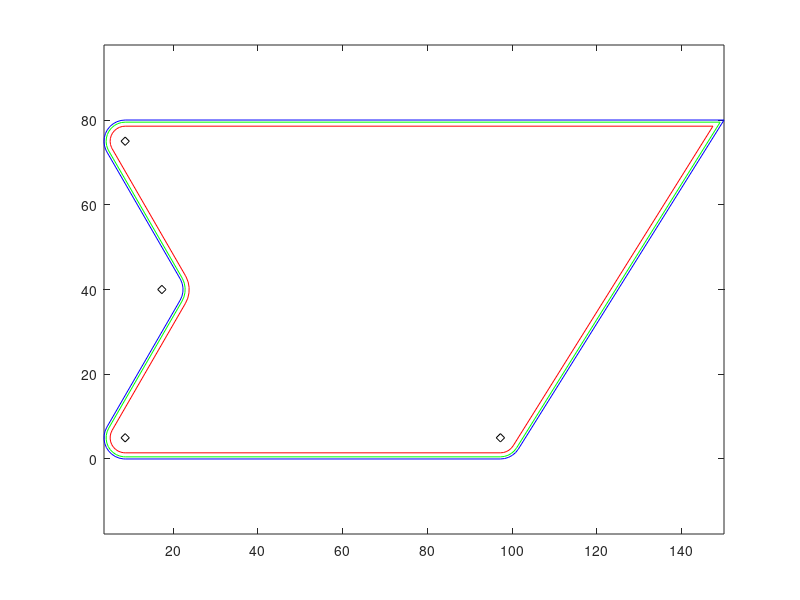

Source code (MATLAB): (Note: this script raises an error after producing the figure.)
clear;
close all;

%we assume an array of N points describing a closed polygon
% points[0] = points[N]
%units in millimeters

%solve for the centers of fillets manually
radius = 5;
f1 =[radius/tand(60/2), radius];
f2 = [(40/tand(60)) - (2*radius*tand(30)), 40];
f3 = [radius/tand(60/2), 80-radius];
f4 = [100 - (radius / tan((pi - atan(8/5))/2)), 5];

temp = [f1; f2; f3; f4];
plot(temp(:,1), temp(:,2), 'kd')
axis('equal')
hold on

%compute the maximum arc step, this is the same for all fillets
miniumum_arc_length = 1;
dtheta = miniumum_arc_length / radius;
%bottom left fillet
start_1 = 5*pi/6;
end_1 = 3*pi/2;
theta_1 = start_1:dtheta:end_1;
if theta_1(end) ~= end_1
    theta_1(end+1) = end_1;
end
%middle left fillet
start_2 = -pi/6;
end_2 = pi/6;
theta_2 = start_2:dtheta:end_2;
if theta_2(end) ~= end_2
    theta_2(end+1) = end_2;
end
%flip theta_2 to be consitant with winding direction
theta_2 = fliplr(theta_2);
%top left fillet
start_3 = pi/2;
end_3 = 7*pi/6;
theta_3 = start_3:dtheta:end_3;
if theta_3(end) ~= end_3
    theta_3(end+1) = end_3;
end
%bottom right fillet
start_4 = 3*pi/2;
end_4 = (3*pi/2) + atan(8/5);
theta_4 = start_4:dtheta:end_4;
if theta_4(end) ~= end_4
    theta_4(end+1) = end_4;
end

points_x(1) = [150];
points_y(1) = [80];

points_x = [points_x (radius*cos(theta_3) + f3(1)) ...
                     (radius*cos(theta_2) + f2(1)) ...
                     (radius*cos(theta_1) + f1(1)) ...
                     (radius*cos(theta_4) + f4(1)), 150];

points_y = [points_y (radius*sin(theta_3) + f3(2)) ...
                     (radius*sin(theta_2) + f2(2)) ...
                     (radius*sin(theta_1) + f1(2)) ...
                     (radius*sin(theta_4) + f4(2)), 80];

plot(points_x, points_y, 'b-')
hold on

%compute the offset for the last corner
deposition_width = 1;
path_offset = deposition_width/2; 

ur_x = 150 - path_offset/tan(atan(8/5)/2);
ur_y = 80 - path_offset;

edge_path_x = [ur_x ((radius- path_offset)*cos(theta_3) + f3(1)) ...
                     ((radius+ path_offset)*cos(theta_2) + f2(1)) ...
                     ((radius - path_offset)*cos(theta_1) + f1(1)) ...
                     ((radius - path_offset)*cos(theta_4) + f4(1)), ur_x];

edge_path_y = [ur_y ((radius- path_offset)*sin(theta_3) + f3(2)) ...
                     ((radius+ path_offset)*sin(theta_2) + f2(2)) ...
                     ((radius- path_offset)*sin(theta_1) + f1(2)) ...
                     ((radius- path_offset)*sin(theta_4) + f4(2)), ur_y];

plot(edge_path_x, edge_path_y, 'g-')
hold on
overlap = 0.95;
bound_offset = deposition_width * overlap + path_offset;
br_x = 150 - bound_offset/tan(atan(8/5)/2);
br_y = 80 - bound_offset;

inner_bound_x = [br_x ((radius- bound_offset)*cos(theta_3) + f3(1)) ...
                     ((radius+ bound_offset)*cos(theta_2) + f2(1)) ...
                     ((radius - bound_offset)*cos(theta_1) + f1(1)) ...
                     ((radius - bound_offset)*cos(theta_4) + f4(1)), br_x];

inner_bound_y = [br_y ((radius- bound_offset)*sin(theta_3) + f3(2)) ...
                     ((radius+ bound_offset)*sin(theta_2) + f2(2)) ...
                     ((radius- bound_offset)*sin(theta_1) + f1(2)) ...
                     ((radius- bound_offset)*sin(theta_4) + f4(2)), br_y];
plot(inner_bound_x, inner_bound_y, 'r')

%now construct rastering parallel to x axis by brute force
start_y = min(inner_bound_y);
%the first fill raster is offset differently from the others to account for geometry
start_y = start_y;
section_criteria = start_y;
end_y = max(inner_bound_y);

while section_criteria < end_y
    %test the segments brute force wise
    iter;
    intersections = [];
    for index = 1:length(inner_bound_x)-1

        if (inner_bound_y(index) < section_criteria) &(inner_bound_y(index+1) > section_criteria)
            intersections(end+1) = index;
        %check the other direction
        elseif (inner_bound_y(index) > section_criteria) & (inner_bound_y(index+1) < section_criteria)
            intersections(end+1) = index;
        end
                
    end
    disp(intersections)
    section_criteria = section_criteria + deposition_width*overlap;
    iter = iter +1;
end
